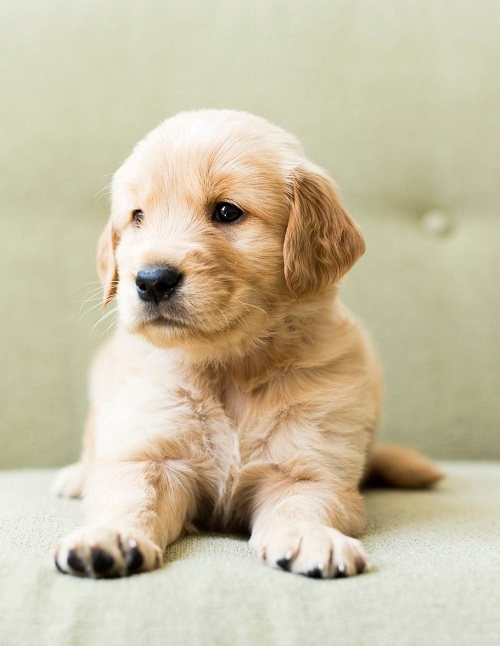
#> input picture DOG.jpg, 500 x 646 px
$ jupyter execute 'Task4.2 & 4.3.ipynb'
#> lines starting #> are read from the running program, lines starting #| are printed output that depends on the picture
[cell 1]
import cv2

[cell 2]
small_dog = cv2.imread("DOG.jpg")
#> small_dog is the input picture: shape (646, 500, 3); mean B, G, R 165.5, 192.1, 201.8

[cell 3]
small_dog.shape
#> Out = (646, 500, 3)

[cell 4]
big_dog = cv2.imread("DOG2.jpg")
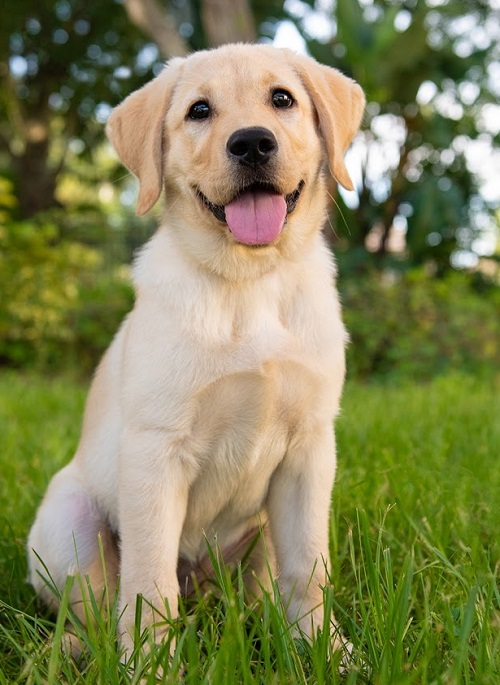
#> input picture DOG2.jpg, 500 x 685 px
#> big_dog is the input picture: shape (685, 500, 3); mean B, G, R 87.4, 132.6, 131.8

[cell 5]
big_dog.shape
#> Out = (685, 500, 3)

[cell 6]
cv2.imshow("small",small_dog)
cv2.imshow("big",big_dog)
cv2.waitKey()
cv2.destroyAllWindows()

[cell 7]
crop_small_dog = small_dog[50:350,70:350]
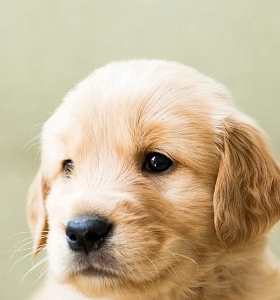
#> crop_small_dog: shape (300, 280, 3); mean B, G, R 152.2, 182.5, 200.2
big_dog[50:350,70:350] = crop_small_dog
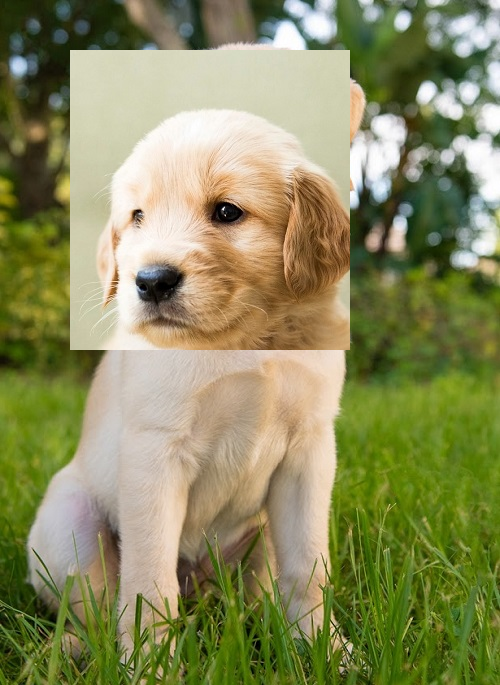
#> big_dog: shape (685, 500, 3); mean B, G, R 94, 139.8, 139
cv2.imshow("swaping",big_dog)
cv2.waitKey()
cv2.destroyAllWindows()

[cell 8]
big_dog = cv2.imread("DOG2.jpg")
crop_big_dog = big_dog[80:350,100:350]
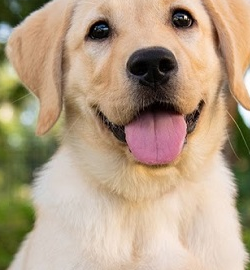
#> crop_big_dog: shape (270, 250, 3); mean B, G, R 133.6, 159.2, 181.2
small_dog[80:350,100:350] = crop_big_dog
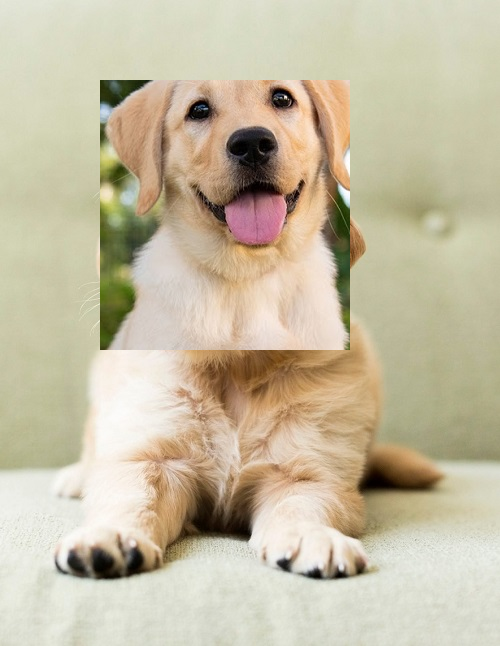
#> small_dog: shape (646, 500, 3); mean B, G, R 163.2, 188.7, 198.3
cv2.imshow("Swaping", small_dog)
cv2.waitKey()
cv2.destroyAllWindows()

# TASK 4.3 : Merge two pictures

[cell 9]
import numpy as np

[cell 10]
small_dog = cv2.imread("DOG.jpg")
big_dog = cv2.imread("DOG2.jpg")

[cell 11]
merge = np.vstack((small_dog, big_dog))
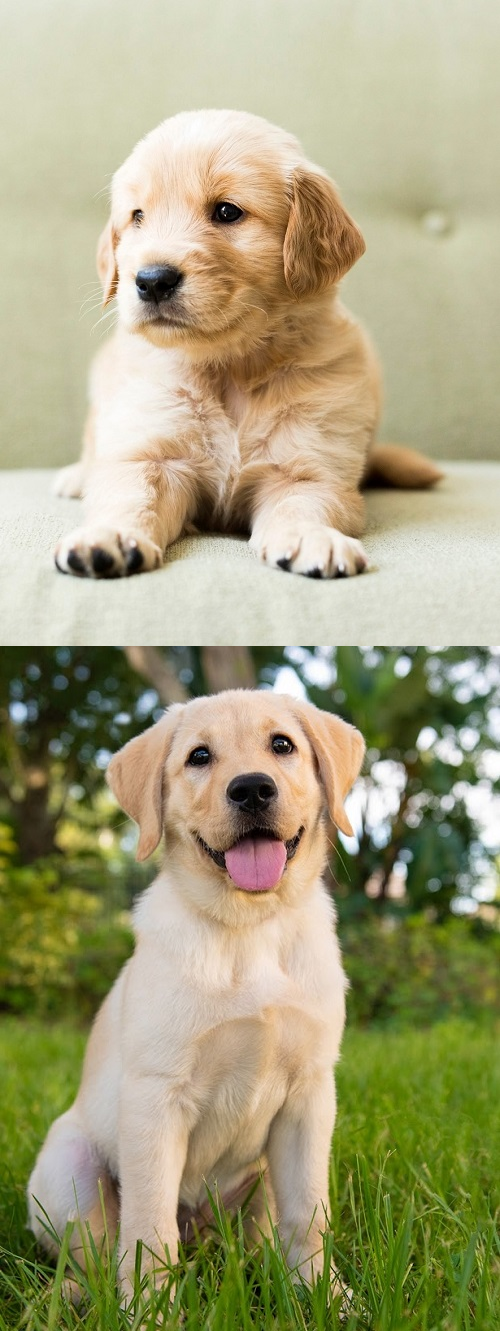
#> merge: shape (1331, 500, 3); mean B, G, R 125.3, 161.5, 165.8

cv2.imshow("Merge", merge)
cv2.waitKey()
cv2.destroyAllWindows()
